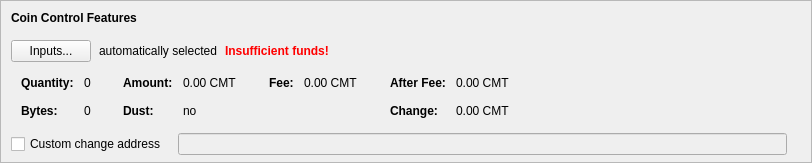
    <widget class="QFrame" name="frameCoinControl">
     <property name="sizePolicy">
      <sizepolicy hsizetype="Expanding" vsizetype="Expanding">
       <horstretch>0</horstretch>
       <verstretch>0</verstretch>
      </sizepolicy>
     </property>
     <property name="maximumSize">
      <size>
       <width>16777215</width>
       <height>16777215</height>
      </size>
     </property>
     <property name="frameShape">
      <enum>QFrame::StyledPanel</enum>
     </property>
     <property name="frameShadow">
      <enum>QFrame::Sunken</enum>
     </property>
     <layout class="QVBoxLayout" name="verticalLayoutCoinControl2">
      <property name="spacing">
       <number>0</number>
      </property>
      <property name="leftMargin">
       <number>0</number>
      </property>
      <property name="topMargin">
       <number>0</number>
      </property>
      <property name="rightMargin">
       <number>0</number>
      </property>
      <property name="bottomMargin">
       <number>6</number>
      </property>
      <item>
       <layout class="QVBoxLayout" name="verticalLayoutCoinControl" stretch="0,0,0,0,1">
        <property name="spacing">
         <number>0</number>
        </property>
        <property name="leftMargin">
         <number>10</number>
        </property>
        <property name="topMargin">
         <number>10</number>
        </property>
        <item>
         <layout class="QHBoxLayout" name="horizontalLayoutCoinControl1">
          <property name="bottomMargin">
           <number>15</number>
          </property>
          <item>
           <widget class="QLabel" name="labelCoinControlFeatures">
            <property name="sizePolicy">
             <sizepolicy hsizetype="Preferred" vsizetype="Maximum">
              <horstretch>0</horstretch>
              <verstretch>0</verstretch>
             </sizepolicy>
            </property>
            <property name="font">
             <font>
              <weight>75</weight>
              <bold>true</bold>
             </font>
            </property>
            <property name="styleSheet">
             <string notr="true">font-weight:bold;</string>
            </property>
            <property name="text">
             <string>Coin Control Features</string>
            </property>
           </widget>
          </item>
         </layout>
        </item>
        <item>
         <layout class="QHBoxLayout" name="horizontalLayoutCoinControl2" stretch="0,0,0,0">
          <property name="spacing">
           <number>8</number>
          </property>
          <property name="bottomMargin">
           <number>10</number>
          </property>
          <item>
           <widget class="QPushButton" name="pushButtonCoinControl">
            <property name="styleSheet">
             <string notr="true"/>
            </property>
            <property name="text">
             <string>Inputs...</string>
            </property>
            <property name="autoDefault">
             <bool>false</bool>
            </property>
           </widget>
          </item>
          <item>
           <widget class="QLabel" name="labelCoinControlAutomaticallySelected">
            <property name="text">
             <string>automatically selected</string>
            </property>
            <property name="margin">
             <number>5</number>
            </property>
           </widget>
          </item>
          <item>
           <widget class="QLabel" name="labelCoinControlInsuffFunds">
            <property name="font">
             <font>
              <weight>75</weight>
              <bold>true</bold>
             </font>
            </property>
            <property name="styleSheet">
             <string notr="true">color:red;font-weight:bold;</string>
            </property>
            <property name="text">
             <string>Insufficient funds!</string>
            </property>
            <property name="margin">
             <number>5</number>
            </property>
           </widget>
          </item>
          <item>
           <spacer name="horizontalSpacerCoinControl">
            <property name="orientation">
             <enum>Qt::Horizontal</enum>
            </property>
            <property name="sizeHint" stdset="0">
             <size>
              <width>40</width>
              <height>1</height>
             </size>
            </property>
           </spacer>
          </item>
         </layout>
        </item>
        <item>
         <widget class="QWidget" name="widgetCoinControl" native="true">
          <property name="sizePolicy">
           <sizepolicy hsizetype="Preferred" vsizetype="Preferred">
            <horstretch>0</horstretch>
            <verstretch>0</verstretch>
           </sizepolicy>
          </property>
          <property name="minimumSize">
           <size>
            <width>0</width>
            <height>0</height>
           </size>
          </property>
          <property name="styleSheet">
           <string notr="true"/>
          </property>
          <layout class="QHBoxLayout" name="horizontalLayoutCoinControl5">
           <property name="leftMargin">
            <number>0</number>
           </property>
           <property name="topMargin">
            <number>0</number>
           </property>
           <property name="rightMargin">
            <number>0</number>
           </property>
           <property name="bottomMargin">
            <number>0</number>
           </property>
           <item>
            <layout class="QHBoxLayout" name="horizontalLayoutCoinControl3" stretch="0,0,0,1">
             <property name="spacing">
              <number>20</number>
             </property>
             <property name="topMargin">
              <number>0</number>
             </property>
             <property name="bottomMargin">
              <number>10</number>
             </property>
             <item>
              <layout class="QFormLayout" name="formLayoutCoinControl1">
               <property name="horizontalSpacing">
                <number>10</number>
               </property>
               <property name="verticalSpacing">
                <number>14</number>
               </property>
               <property name="leftMargin">
                <number>10</number>
               </property>
               <property name="topMargin">
                <number>4</number>
               </property>
               <property name="rightMargin">
                <number>6</number>
               </property>
               <item row="0" column="0">
                <widget class="QLabel" name="labelCoinControlQuantityText">
                 <property name="font">
                  <font>
                   <weight>75</weight>
                   <bold>true</bold>
                  </font>
                 </property>
                 <property name="text">
                  <string>Quantity:</string>
                 </property>
                 <property name="margin">
                  <number>0</number>
                 </property>
                </widget>
               </item>
               <item row="0" column="1">
                <widget class="QLabel" name="labelCoinControlQuantity">
                 <property name="cursor">
                  <cursorShape>IBeamCursor</cursorShape>
                 </property>
                 <property name="contextMenuPolicy">
                  <enum>Qt::ActionsContextMenu</enum>
                 </property>
                 <property name="text">
                  <string notr="true">0</string>
                 </property>
                 <property name="margin">
                  <number>0</number>
                 </property>
                 <property name="textInteractionFlags">
                  <set>Qt::LinksAccessibleByMouse|Qt::TextSelectableByKeyboard|Qt::TextSelectableByMouse</set>
                 </property>
                </widget>
               </item>
               <item row="1" column="0">
                <widget class="QLabel" name="labelCoinControlBytesText">
                 <property name="font">
                  <font>
                   <weight>75</weight>
                   <bold>true</bold>
                  </font>
                 </property>
                 <property name="text">
                  <string>Bytes:</string>
                 </property>
                </widget>
               </item>
               <item row="1" column="1">
                <widget class="QLabel" name="labelCoinControlBytes">
                 <property name="cursor">
                  <cursorShape>IBeamCursor</cursorShape>
                 </property>
                 <property name="contextMenuPolicy">
                  <enum>Qt::ActionsContextMenu</enum>
                 </property>
                 <property name="text">
                  <string notr="true">0</string>
                 </property>
                 <property name="textInteractionFlags">
                  <set>Qt::LinksAccessibleByMouse|Qt::TextSelectableByKeyboard|Qt::TextSelectableByMouse</set>
                 </property>
                </widget>
               </item>
              </layout>
             </item>
             <item>
              <layout class="QFormLayout" name="formLayoutCoinControl2">
               <property name="horizontalSpacing">
                <number>10</number>
               </property>
               <property name="verticalSpacing">
                <number>14</number>
               </property>
               <property name="leftMargin">
                <number>6</number>
               </property>
               <property name="topMargin">
                <number>4</number>
               </property>
               <property name="rightMargin">
                <number>6</number>
               </property>
               <item row="0" column="0">
                <widget class="QLabel" name="labelCoinControlAmountText">
                 <property name="font">
                  <font>
                   <weight>75</weight>
                   <bold>true</bold>
                  </font>
                 </property>
                 <property name="text">
                  <string>Amount:</string>
                 </property>
                 <property name="margin">
                  <number>0</number>
                 </property>
                </widget>
               </item>
               <item row="0" column="1">
                <widget class="QLabel" name="labelCoinControlAmount">
                 <property name="cursor">
                  <cursorShape>IBeamCursor</cursorShape>
                 </property>
                 <property name="contextMenuPolicy">
                  <enum>Qt::ActionsContextMenu</enum>
                 </property>
                 <property name="text">
                  <string notr="true">0.00 CMT</string>
                 </property>
                 <property name="textInteractionFlags">
                  <set>Qt::LinksAccessibleByMouse|Qt::TextSelectableByKeyboard|Qt::TextSelectableByMouse</set>
                 </property>
                </widget>
               </item>
               <item row="1" column="0">
                <widget class="QLabel" name="labelCoinControlLowOutputText">
                 <property name="font">
                  <font>
                   <weight>75</weight>
                   <bold>true</bold>
                  </font>
                 </property>
                 <property name="text">
                  <string>Dust:</string>
                 </property>
                </widget>
               </item>
               <item row="1" column="1">
                <widget class="QLabel" name="labelCoinControlLowOutput">
                 <property name="cursor">
                  <cursorShape>IBeamCursor</cursorShape>
                 </property>
                 <property name="contextMenuPolicy">
                  <enum>Qt::ActionsContextMenu</enum>
                 </property>
                 <property name="text">
                  <string notr="true">no</string>
                 </property>
                 <property name="textInteractionFlags">
                  <set>Qt::LinksAccessibleByMouse|Qt::TextSelectableByKeyboard|Qt::TextSelectableByMouse</set>
                 </property>
                </widget>
               </item>
              </layout>
             </item>
             <item>
              <layout class="QFormLayout" name="formLayoutCoinControl3">
               <property name="horizontalSpacing">
                <number>10</number>
               </property>
               <property name="verticalSpacing">
                <number>14</number>
               </property>
               <property name="leftMargin">
                <number>6</number>
               </property>
               <property name="topMargin">
                <number>4</number>
               </property>
               <property name="rightMargin">
                <number>6</number>
               </property>
               <item row="0" column="0">
                <widget class="QLabel" name="labelCoinControlFeeText">
                 <property name="font">
                  <font>
                   <weight>75</weight>
                   <bold>true</bold>
                  </font>
                 </property>
                 <property name="text">
                  <string>Fee:</string>
                 </property>
                 <property name="margin">
                  <number>0</number>
                 </property>
                </widget>
               </item>
               <item row="0" column="1">
                <widget class="QLabel" name="labelCoinControlFee">
                 <property name="cursor">
                  <cursorShape>IBeamCursor</cursorShape>
                 </property>
                 <property name="contextMenuPolicy">
                  <enum>Qt::ActionsContextMenu</enum>
                 </property>
                 <property name="text">
                  <string notr="true">0.00 CMT</string>
                 </property>
                 <property name="textInteractionFlags">
                  <set>Qt::LinksAccessibleByMouse|Qt::TextSelectableByKeyboard|Qt::TextSelectableByMouse</set>
                 </property>
                </widget>
               </item>
              </layout>
             </item>
             <item>
              <layout class="QFormLayout" name="formLayoutCoinControl4">
               <property name="horizontalSpacing">
                <number>10</number>
               </property>
               <property name="verticalSpacing">
                <number>14</number>
               </property>
               <property name="leftMargin">
                <number>6</number>
               </property>
               <property name="topMargin">
                <number>4</number>
               </property>
               <property name="rightMargin">
                <number>6</number>
               </property>
               <item row="0" column="0">
                <widget class="QLabel" name="labelCoinControlAfterFeeText">
                 <property name="font">
                  <font>
                   <weight>75</weight>
                   <bold>true</bold>
                  </font>
                 </property>
                 <property name="text">
                  <string>After Fee:</string>
                 </property>
                 <property name="margin">
                  <number>0</number>
                 </property>
                </widget>
               </item>
               <item row="0" column="1">
                <widget class="QLabel" name="labelCoinControlAfterFee">
                 <property name="cursor">
                  <cursorShape>IBeamCursor</cursorShape>
                 </property>
                 <property name="contextMenuPolicy">
                  <enum>Qt::ActionsContextMenu</enum>
                 </property>
                 <property name="text">
                  <string notr="true">0.00 CMT</string>
                 </property>
                 <property name="textInteractionFlags">
                  <set>Qt::LinksAccessibleByMouse|Qt::TextSelectableByKeyboard|Qt::TextSelectableByMouse</set>
                 </property>
                </widget>
               </item>
               <item row="1" column="0">
                <widget class="QLabel" name="labelCoinControlChangeText">
                 <property name="font">
                  <font>
                   <weight>75</weight>
                   <bold>true</bold>
                  </font>
                 </property>
                 <property name="text">
                  <string>Change:</string>
                 </property>
                </widget>
               </item>
               <item row="1" column="1">
                <widget class="QLabel" name="labelCoinControlChange">
                 <property name="cursor">
                  <cursorShape>IBeamCursor</cursorShape>
                 </property>
                 <property name="contextMenuPolicy">
                  <enum>Qt::ActionsContextMenu</enum>
                 </property>
                 <property name="text">
                  <string notr="true">0.00 CMT</string>
                 </property>
                 <property name="textInteractionFlags">
                  <set>Qt::LinksAccessibleByMouse|Qt::TextSelectableByKeyboard|Qt::TextSelectableByMouse</set>
                 </property>
                </widget>
               </item>
              </layout>
             </item>
            </layout>
           </item>
          </layout>
         </widget>
        </item>
        <item>
         <layout class="QHBoxLayout" name="horizontalLayoutCoinControl4" stretch="0,0,0">
          <property name="spacing">
           <number>12</number>
          </property>
          <property name="sizeConstraint">
           <enum>QLayout::SetDefaultConstraint</enum>
          </property>
          <property name="topMargin">
           <number>5</number>
          </property>
          <property name="rightMargin">
           <number>5</number>
          </property>
          <item>
           <widget class="QCheckBox" name="checkBoxCoinControlChange">
            <property name="toolTip">
             <string>If this is activated, but the change address is empty or invalid, change will be sent to a newly generated address.</string>
            </property>
            <property name="text">
             <string>Custom change address</string>
            </property>
           </widget>
          </item>
          <item>
           <widget class="QValidatedLineEdit" name="lineEditCoinControlChange">
            <property name="enabled">
             <bool>false</bool>
            </property>
            <property name="sizePolicy">
             <sizepolicy hsizetype="Expanding" vsizetype="Fixed">
              <horstretch>0</horstretch>
              <verstretch>0</verstretch>
             </sizepolicy>
            </property>
           </widget>
          </item>
          <item>
           <widget class="QLabel" name="labelCoinControlChangeLabel">
            <property name="sizePolicy">
             <sizepolicy hsizetype="Preferred" vsizetype="Expanding">
              <horstretch>0</horstretch>
              <verstretch>0</verstretch>
             </sizepolicy>
            </property>
            <property name="minimumSize">
             <size>
              <width>0</width>
              <height>0</height>
             </size>
            </property>
            <property name="text">
             <string/>
            </property>
            <property name="margin">
             <number>3</number>
            </property>
           </widget>
          </item>
         </layout>
        </item>
        <item>
         <spacer name="verticalSpacerCoinControl">
          <property name="orientation">
           <enum>Qt::Vertical</enum>
          </property>
          <property name="sizeHint" stdset="0">
           <size>
            <width>800</width>
            <height>1</height>
           </size>
          </property>
         </spacer>
        </item>
       </layout>
      </item>
     </layout>
    </widget>
